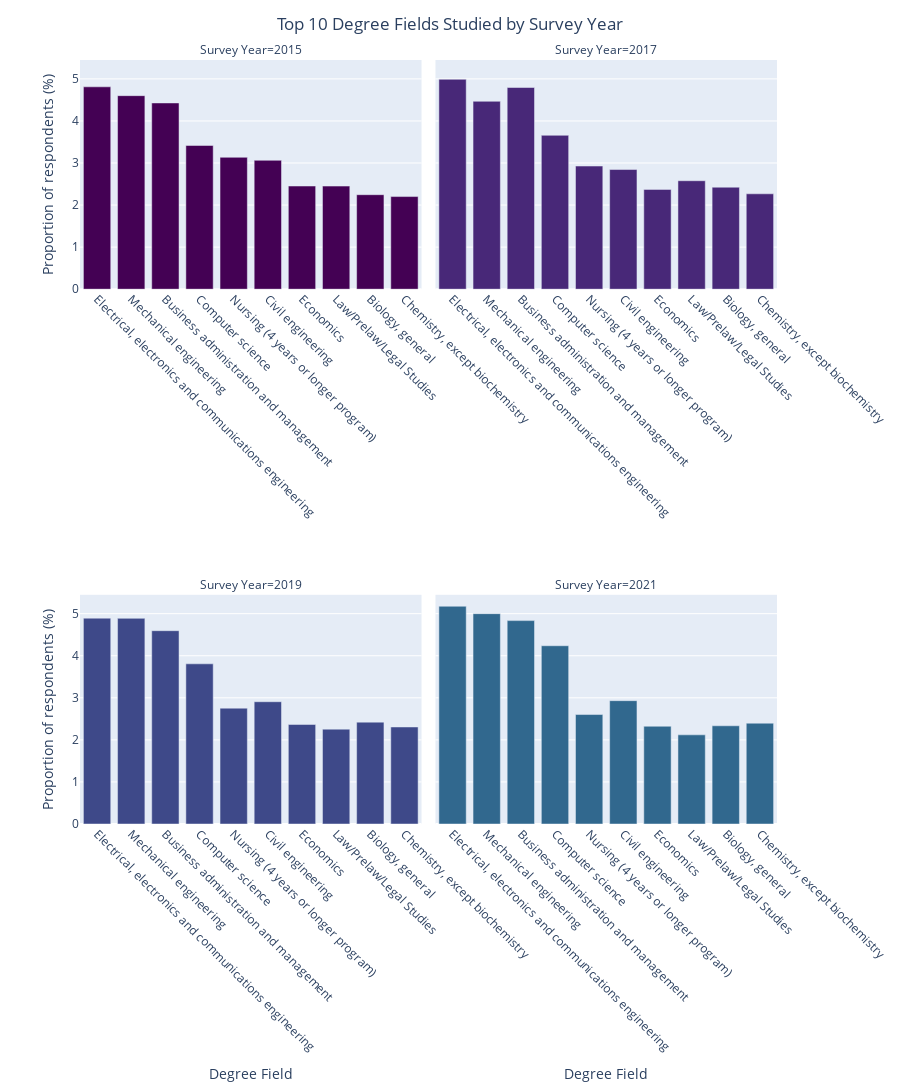

Source (notebook cell):
### Markdown cell above
We've got a lot of granular data on `recent_degree_field`, so let's hone in on the top 10 degree fields studied within each survey year, to see how this changes over time. Noting that this variable asks respondents what their most recent degree field was:

### Code cell
# Initialize an empty DataFrame to store results
top_10_degrees = pd.DataFrame()

# Loop over each survey year to get the top 10 degree fields within that year
for year, group in final_eda.groupby('survey_year'):
    top_10 = (group['recent_degree_field']
              .value_counts(normalize=True)
              .mul(100)
              .nlargest(10)  # Get the top 10 within this year
              .reset_index(name='percentage'))
    top_10['survey_year'] = year  # Add the year column
    top_10['Survey Year'] = top_10['survey_year'].dt.year  # Extract the year as an integer
    top_10_degrees = pd.concat([top_10_degrees, top_10])  # Concatenate with the final DataFrame

# Rename columns for clarity
top_10_degrees.rename(columns={'index': 'recent_degree_field'}, inplace=True)

# Create the interactive plot for 'recent_degree_field'
fig_degrees = px.bar(
    top_10_degrees, 
    x='recent_degree_field', 
    y='percentage',  
    facet_col='Survey Year',  
    facet_col_wrap=2, 
    labels={'recent_degree_field': 'Degree Field', 'percentage': 'Proportion of respondents (%)'},
    title="Top 10 Degree Fields Studied by Survey Year",
    # color_discrete_sequence=["#5e3c99"],  # Set default color
    facet_row_spacing=0.4
)

# Update overall plot height and rotate x-axis labels
fig_degrees.update_layout(
    height=1200,  
    margin=dict(t=60),  
    title_x=0.5
)

# Rotate x-axis labels for all subplots to make them more readable
fig_degrees.update_xaxes(tickangle=45, showticklabels=True)

# Apply different colors manually
# colors = ["#1f4e79", "#0077b6", "#00b4d8", "#90e0ef", "#023e8a"]  # Custom blue shades
for i, trace in enumerate(fig_degrees.data):
    fig_degrees.data[i].marker.color = friendly_colors[i % len(friendly_colors)]  # Assign colors based on index

# Show the interactive plot
fig_degrees.show()

### Figure 1 — Plotly figure (JSON) as saved in the notebook; plotly's stock layout.template omitted (floating-point values rounded to 4 significant figures)
{"data": [{"alignmentgroup": "True", "hovertemplate": "Survey Year=2015<br>Degree Field=%{x}<br>Proportion of respondents (%)=%{y}<extra></extra>", "legendgroup": "", "marker": {"color": "#440154", "pattern": {"shape": ""}}, "name": "", "offsetgroup": "", "orientation": "v", "showlegend": false, "textposition": "auto", "type": "bar", "x": ["Electrical, electronics and communications engineering", "Mechanical engineering", "Business administration and management", "Computer science", "Nursing (4 years or longer program)", "Civil engineering", "Economics", "Law/Prelaw/Legal Studies", "Biology, general", "Chemistry, except biochemistry"], "xaxis": "x3", "y": [4.811, 4.601, 4.428, 3.417, 3.135, 3.064, 2.453, 2.451, 2.247, 2.202], "yaxis": "y3"}, {"alignmentgroup": "True", "hovertemplate": "Survey Year=2017<br>Degree Field=%{x}<br>Proportion of respondents (%)=%{y}<extra></extra>", "legendgroup": "", "marker": {"color": "#482878", "pattern": {"shape": ""}}, "name": "", "offsetgroup": "", "orientation": "v", "showlegend": false, "textposition": "auto", "type": "bar", "x": ["Electrical, electronics and communications engineering", "Business administration and management", "Mechanical engineering", "Computer science", "Nursing (4 years or longer program)", "Civil engineering", "Law/Prelaw/Legal Studies", "Biology, general", "Economics", "Chemistry, except biochemistry"], "xaxis": "x4", "y": [4.989, 4.795, 4.467, 3.658, 2.927, 2.845, 2.579, 2.425, 2.373, 2.268], "yaxis": "y4"}, {"alignmentgroup": "True", "hovertemplate": "Survey Year=2019<br>Degree Field=%{x}<br>Proportion of respondents (%)=%{y}<extra></extra>", "legendgroup": "", "marker": {"color": "#3e4989", "pattern": {"shape": ""}}, "name": "", "offsetgroup": "", "orientation": "v", "showlegend": false, "textposition": "auto", "type": "bar", "x": ["Electrical, electronics and communications engineering", "Mechanical engineering", "Business administration and management", "Computer science", "Civil engineering", "Nursing (4 years or longer program)", "Biology, general", "Economics", "Chemistry, except biochemistry", "Law/Prelaw/Legal Studies"], "xaxis": "x", "y": [4.893, 4.889, 4.595, 3.808, 2.907, 2.754, 2.422, 2.366, 2.306, 2.255], "yaxis": "y"}, {"alignmentgroup": "True", "hovertemplate": "Survey Year=2021<br>Degree Field=%{x}<br>Proportion of respondents (%)=%{y}<extra></extra>", "legendgroup": "", "marker": {"color": "#31688e", "pattern": {"shape": ""}}, "name": "", "offsetgroup": "", "orientation": "v", "showlegend": false, "textposition": "auto", "type": "bar", "x": ["Electrical, electronics and communications engineering", "Mechanical engineering", "Business administration and management", "Computer science", "Civil engineering", "Nursing (4 years or longer program)", "Chemistry, except biochemistry", "Biology, general", "Economics", "Law/Prelaw/Legal Studies"], "xaxis": "x2", "y": [5.176, 5.0, 4.835, 4.238, 2.932, 2.602, 2.397, 2.335, 2.324, 2.119], "yaxis": "y2"}], "layout": {"annotations": [{"font": {}, "showarrow": false, "text": "Survey Year=2019", "x": 0.245, "xanchor": "center", "xref": "paper", "y": 0.3, "yanchor": "bottom", "yref": "paper"}, {"font": {}, "showarrow": false, "text": "Survey Year=2021", "x": 0.755, "xanchor": "center", "xref": "paper", "y": 0.3, "yanchor": "bottom", "yref": "paper"}, {"font": {}, "showarrow": false, "text": "Survey Year=2015", "x": 0.245, "xanchor": "center", "xref": "paper", "y": 1, "yanchor": "bottom", "yref": "paper"}, {"font": {}, "showarrow": false, "text": "Survey Year=2017", "x": 0.755, "xanchor": "center", "xref": "paper", "y": 1, "yanchor": "bottom", "yref": "paper"}], "barmode": "relative", "height": 1200, "legend": {"tracegroupgap": 0}, "margin": {"t": 60}, "title": {"text": "Top 10 Degree Fields Studied by Survey Year", "x": 0.5}, "xaxis": {"anchor": "y", "domain": [0, 0.49], "showticklabels": true, "tickangle": 45, "title": {"text": "Degree Field"}}, "xaxis2": {"anchor": "y2", "domain": [0.51, 1], "matches": "x", "showticklabels": true, "tickangle": 45, "title": {"text": "Degree Field"}}, "xaxis3": {"anchor": "y3", "domain": [0, 0.49], "matches": "x", "showticklabels": true, "tickangle": 45}, "xaxis4": {"anchor": "y4", "domain": [0.51, 1], "matches": "x", "showticklabels": true, "tickangle": 45}, "yaxis": {"anchor": "x", "domain": [0, 0.3], "title": {"text": "Proportion of respondents (%)"}}, "yaxis2": {"anchor": "x2", "domain": [0, 0.3], "matches": "y", "showticklabels": false}, "yaxis3": {"anchor": "x3", "domain": [0.7, 1], "matches": "y", "title": {"text": "Proportion of respondents (%)"}}, "yaxis4": {"anchor": "x4", "domain": [0.7, 1], "matches": "y", "showticklabels": false}}}
